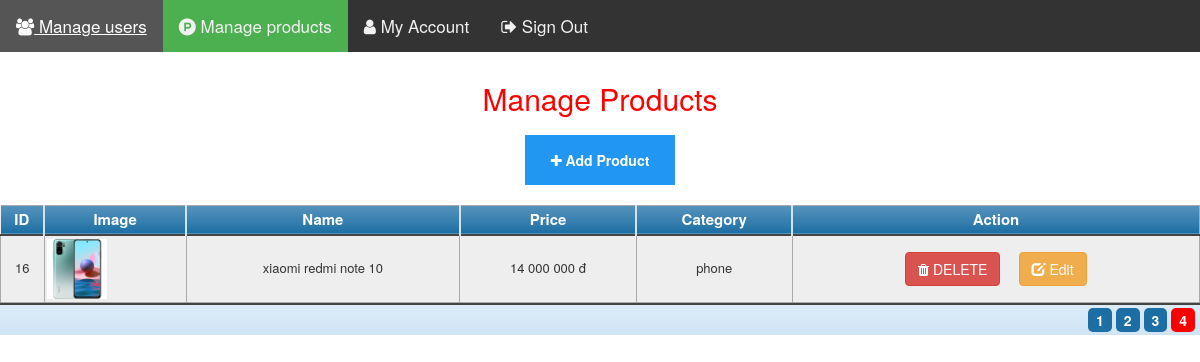
The page /index.php?controller=products&action=manage-product&page=4 (signed in) on the database its author committed.
### tables this page shows
CREATE TABLE `product` (
  `product_id` int(11) NOT NULL,
  `name` varchar(255) NOT NULL,
  `price` int(11) NOT NULL,
  `category_id` int(11) NOT NULL,
  `image` varchar(255) NOT NULL
);

CREATE TABLE `category` (
  `category_id` int(11) NOT NULL,
  `name` varchar(255) NOT NULL
);

### routes.php (called while the page is built, shortened)
<?php
$controller = new $klass;
$url = explode("-", $action);
for ($i = 0; $i < count($url); $i++) {
    if ($i != 0) {
        $url[$i] = ucfirst($url[$i]);
    }
}
$newAction = implode("", $url);
$controller->$newAction();

### index.php (called while the page is built, shortened)
<?php
require_once('connection.php');
require_once('routes.php');

### connection.php (called while the page is built, shortened)
<?php
class Database
{
    private $host = "localhost:3306";
    private $username = "root";
    private $password = "";
    private $database = "phonestore";
    private $sql = "";
    private $connection;
    public function __construct()
    {
        try {
            $this->connection = new PDO('mysql:host=' . $this->host . ';dbname=' . $this->database,
                $this->username, $this->password);
            $this->connection->exec("SET NAMES 'utf8'");
            $this->connection->setAttribute(PDO::ATTR_ERRMODE, PDO::ERRMODE_EXCEPTION);
        } catch (PDOException $e) {
            die($e->getMessage());
        }
    }
    public function setQuery($sql)
    {
        $this->sql = $sql;
    }
    public function execute($options = array())
    {
        $statement = $this->connection->prepare($this->sql);
        $statement->execute();
        return $statement;
    }
    public function loadAllRows($options = array())
    {
        if (!$options) {
            $result = $this->execute();
        } else {
            $result = $this->execute($options);
            if (!$result) {
                return false;
            }
        }
        return $result->fetchAll(PDO::FETCH_OBJ);
    }
    public function loadRecord($option = array())
    {
        if (!$option) {
            $result = $this->execute();
        } else {
            $result = $this->execute($option);
            if (!$result) {
                return false;
            }
        }
        return $result->fetch(PDO::FETCH_COLUMN);
    }
}
?>

### models/product_model.php (called while the page is built, shortened)
<?php
class ProductModel
{
    private $db;
    public function __construct()
    {
        $this->db = new Database();
    }
    public function getCategories()
    {
        $sql = "SELECT * FROM category ORDER BY category_id ASC";
        $this->db->setQuery($sql);
        return $this->db->loadAllRows();
    }
    public function countRecord()
    {
        $sql = "SELECT COUNT(*) FROM product";
        $this->db->setQuery($sql);
        return $this->db->loadRecord();
    }
    public function paginate($page)
    {
        $index = ($page - 1) * 5;
        $sql = "SELECT product.*, category.name AS category_name FROM product
        INNER JOIN category ON product.category_id = category.category_id LIMIT $index, 5";
        $this->db->setQuery($sql);
        $products = $this->db->loadAllRows();
        if ($products == null) {
            return null;
        } else {
            return $products;
        }
    }
}

### views/products/manage_product.php (shortened to what this page needs)
<link rel="stylesheet" href="https://maxcdn.bootstrapcdn.com/bootstrap/3.4.1/css/bootstrap.min.css">
<h2 style="text-align: center; margin-top: 30px; color: red">Manage Products</h2>
<a href="index.php?controller=products&action=add" class="add-product"><i class="fa fa-plus" aria-hidden="true"></i> Add
    Product</a>
<div class="divTable blueTable">
    <div class="divTableHeading">
        <div class="divTableRow">
            <div class="divTableHead">ID</div>
            <div class="divTableHead">Image</div>
            <div class="divTableHead">Name</div>
            <div class="divTableHead">Price</div>
            <div class="divTableHead">Category</div>
            <div class="divTableHead">Action</div>
        </div>
    </div>
    <div class="divTableBody">
        <?php
        if ($products != null) {
            foreach ($products as $product) {
                ?>
                <div class="divTableRow">
                    <div class="divTableCell">
                        <?= $product->product_id ?>
                    </div>
                    <div class="divTableCell">
                        <img src="<?= $product->image ?>" alt="" width="60px">
                    </div>
                    <div class="divTableCell"><?= $product->name ?></div>
                    <div class="divTableCell">
                        <?= number_format("$product->price", 0, ",", " ") ?> đ
                    </div>
                    <div class="divTableCell"><?= $product->category_name ?></div>
                    <div class="divTableCell">
                        <a href="index.php?controller=products&action=delete&id=<?= $product->product_id ?>"
                           onClick="return confirm('Are you sure you want to delete this product?');"
                           class="btn btn-danger">
                            <i class="fa fa-trash"
                               aria-hidden="true"></i> DELETE
                        </a>
                        <button class="btn btn-warning" data-toggle="modal" type="button"
                                data-target="#update_modal_<?= $product->product_id ?>"><span
                                    class="glyphicon glyphicon-edit"></span> Edit
                        </button>
                    </div>
                </div>
                <?php
            }
        }
        ?>
    </div>
</div>
<div class="blueTable outerTableFooter">
    <div class="tableFootStyle">
        <div class="links">
            <?php
            $page = 1;
            if (isset($_GET['page'])) {
                $page = $_GET['page'];
            }
            for ($i = 1; $i <= $totalPages; $i++) {
                if ($page == $i) {
                    echo "&nbsp;<a href=\"index.php?controller=products&action=manage-product&page=$i\" class='page-active'>$i</a>";
                } else {
                    echo "&nbsp;<a href=\"index.php?controller=products&action=manage-product&page=$i\">$i</a>";
                }
            }
            ?>
        </div>
    </div>
</div>

### assets/css/style.css (style rules this page uses)
:root { --primary: #08aeea; --secondary: #13D2B8; --purple: #bd93f9; --pink: #ff6bcb; --blue: #8be9fd; --gray: #333; --font: "Poppins", sans-serif; --gradient: linear-gradient(40deg, #ff6ec4, #7873f5); --shadow: 0 0 15px 0 rgba(0, 0, 0, 0.05); }
*, *:before, *:after { box-sizing: border-box; }
html { font-size: 62.5%; }
body { font-family: var(--font); font-size: 1.4rem; overflow-x: hidden; font-weight: 300; }
img { display: block; max-width: 100%; }
a { text-decoration: none; }
input, button, textarea, select { font-family: var(--font); font-size: 1.4rem; font-weight: 300; outline: none; border: 0; margin: 0; padding: 0; border-radius: 0; }
button { cursor: pointer; }
div.blueTable { border: 0px solid #1C6EA4; background-color: #EEEEEE; width: 100%; text-align: left; border-collapse: collapse; }
.divTable.blueTable .divTableCell, .divTable.blueTable .divTableHead { border: 1px solid #AAAAAA; padding: 3px 2px; }
.divTable.blueTable .divTableBody .divTableCell { font-size: 13px; }
.divTable.blueTable .divTableHeading { background: #1C6EA4; background: -moz-linear-gradient(top, #5592bb 0%, #327cad 66%, #1C6EA4 100%); background: -webkit-linear-gradient(top, #5592bb 0%, #327cad 66%, #1C6EA4 100%); background: linear-gradient(to bottom, #5592bb 0%, #327cad 66%, #1C6EA4 100%); border-bottom: 2px solid #444444; }
.divTable.blueTable .divTableHeading .divTableHead { font-size: 15px; font-weight: bold; color: #FFFFFF; border-left: 2px solid #D0E4F5; }
.divTable.blueTable .divTableHeading .divTableHead:first-child { border-left: none; }
.blueTable .tableFootStyle { font-size: 14px; font-weight: bold; color: #FFFFFF; background: #D0E4F5; background: -moz-linear-gradient(top, #dcebf7 0%, #d4e6f6 66%, #D0E4F5 100%); background: -webkit-linear-gradient(top, #dcebf7 0%, #d4e6f6 66%, #D0E4F5 100%); background: linear-gradient(to bottom, #dcebf7 0%, #d4e6f6 66%, #D0E4F5 100%); border-top: 2px solid #444444; }
.blueTable .tableFootStyle { font-size: 14px; }
.blueTable .tableFootStyle .links { text-align: right; }
.blueTable .tableFootStyle .links a { display: inline-block; background: #1C6EA4; color: #FFFFFF; padding: 2px 8px; border-radius: 5px; }
.blueTable.outerTableFooter { border-top: none; }
.blueTable.outerTableFooter .tableFootStyle { padding: 3px 5px; }
.divTable { display: table; }
.divTableRow { display: table-row; }
.divTableHeading { display: table-header-group; }
.divTableCell, .divTableHead { display: table-cell; vertical-align: middle; text-align: center; }
.divTableBody { display: table-row-group; }
body { margin: 0; font-family: Arial, Helvetica, sans-serif; }
.add-product { background-color: #2196F3; color: white; font-weight: bold; display: block; line-height: 50px; height: 50px; width: 150px; margin: 20px auto; text-align: center; }
.blueTable .tableFootStyle .links a.page-active { background: red; }

### rows shown on the page
product: product_id "16", image (picture), name "xiaomi redmi note 10", price "14 000 000", category.name "phone"
